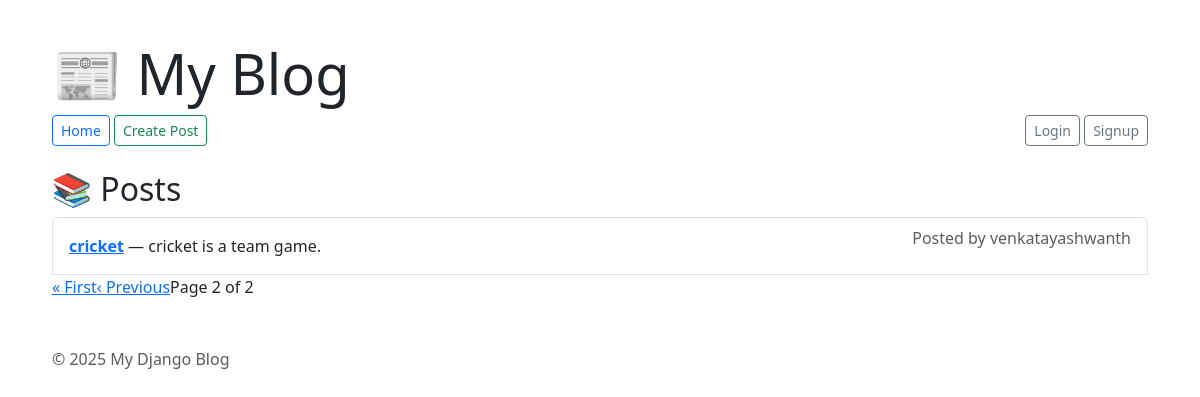
Screenshot of /?page=2 with the database file from the repository.
### locations/models.py (models this page shows, shortened)
class Post(models.Model):
    title = models.CharField(max_length=100)
    content = models.TextField()
    image = models.ImageField(upload_to='post_images/', blank=True, null=True)
    author = models.ForeignKey(User, on_delete=models.CASCADE, null=True)

### locations/views.py (the view)
# urls.py: 2. Add a URL to urlpatterns:  path('', views.home, name='home')
def home(request):
    posts = Post.objects.all().order_by('-id')
    paginator = Paginator(posts, 5)
    page_number = request.GET.get('page')
    post_list = paginator.get_page(page_number)
    return render(request, 'locations/home.html', {'posts': post_list})

### locations/templates/locations/home.html (shortened to what this page needs)
{% extends 'locations/base.html' %}
{% block content %}
    <h2>📚 Posts</h2>
    <ul class="list-group">
        {% for post in posts %}
            <li class="list-group-item d-flex justify-content-between align-items-center">
                <div>
                    <strong><a href="{% url 'post_detail' post.pk %}">{{ post.title }}</a></strong> — {{ post.content }}
                </div>
                <div>
                    <p class="text-muted">Posted by {{ post.author.username }}</p>
                </div>
            </li>
        {% empty %}
            <li class="list-group-item">No posts found.</li>
        {% endfor %}
        <div class="pagination">
            {% if posts.has_previous %}
                <a href="?page=1">« First</a>
                <a href="?page={{ posts.previous_page_number }}">‹ Previous</a>
            {% endif %}
            <span>Page {{ posts.number }} of {{ posts.paginator.num_pages }}</span>
        </div>
    </ul>
{% endblock %}

### locations/templates/locations/base.html (style rules this page uses)
body { margin: 40px; }

### rows the page displays
Post: title "cricket", content "cricket is a team game.", author.username "venkatayashwanth"

### other values shown
{{ posts.number }} "2"
{{ posts.paginator.num_pages }} "2"
